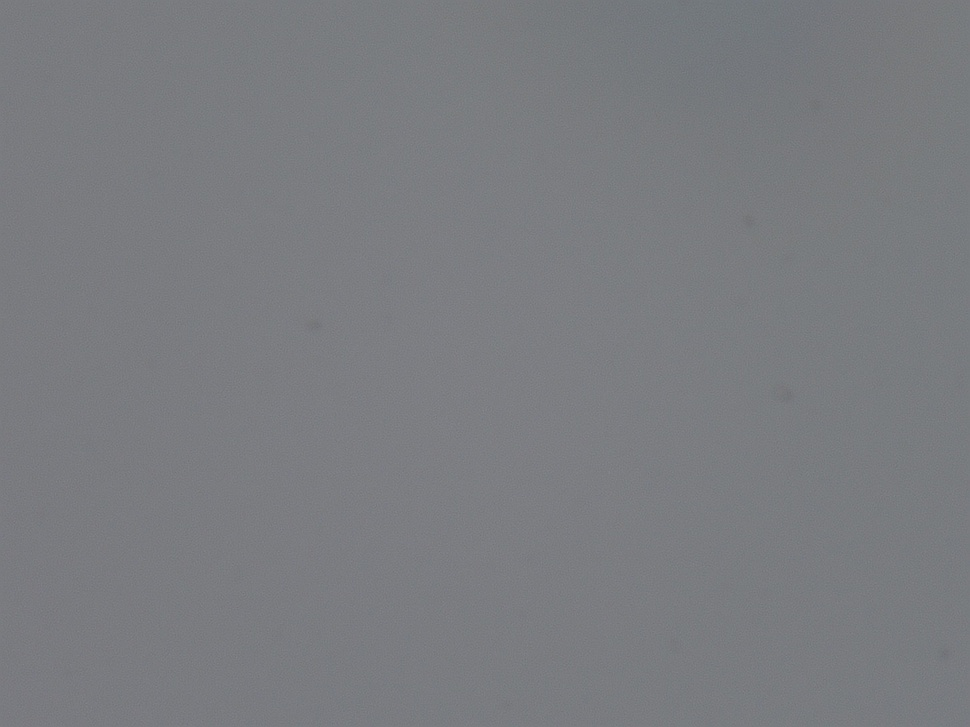
#> input picture D16 2 Alpha-syn NP 2500x Full Coaxial.jpg, 970 x 727 px, shrunk from 2880 x 2160 before the run
$ python original.py --file 'D16 2 Alpha-syn NP 2500x Full Coaxial.jpg'
#> lines starting #> are read from the running program, lines starting #| are printed output that depends on the picture
import os
import numpy as np
from PIL import Image
import matplotlib.pyplot as plt
import argparse
import cv2
from math import gcd, sqrt
from matplotlib.widgets import RectangleSelector
from collections import defaultdict
# python3 original.py -f '2500X Batch 1&2\W16aNP 2500x Full coaxial.jpg' -s 10

parser = argparse.ArgumentParser()
parser.add_argument('-f', '--file', help='File to be analyzed')
parser.add_argument('-s', '--scale', help='Scale in microns')
parser.add_argument('-a', '--area', help='Area threshold', type=int, default=3) # fibril areas under this threshold are ignored
parser.add_argument('-t', '--threshold', help='Background threshold', type=int, default=120) # threshold predetermined separating fibrils from background
args = parser.parse_args()
file_path = args.file
scale = args.scale
area_threshold = args.area
threshold = args.threshold

img_path = os.path.join("", file_path)
with Image.open(img_path) as img:
#> img is the input picture: PIL image 970x727 RGB; mean R, G, B 122.1, 123.8, 127.8
    arr = np.array(img)


# convert frame to grayscale
arr = cv2.cvtColor(arr, cv2.COLOR_BGR2GRAY)
shape = arr.shape
#> shape = (727, 970)

fig, ax = plt.subplots()

scale_location = None
def onselect(eclick, erelease):
    global scale_location
    x1, y1 = eclick.xdata, eclick.ydata
    x2, y2 = erelease.xdata, erelease.ydata
    print(f"Selected scale coordinates: ({x1}, {y1}) to ({x2}, {y2})")
    scale_location = [(int(y1), int(x1)), (int(y2), int(x2))]

if scale != None:
    ax.imshow(arr, cmap="gray")
    rect_selector = RectangleSelector(ax, onselect, useblit=True, button=[1], spancoords='pixels')
    plt.show()

plt.imshow(arr, cmap="gray")
plt.show()

arr[arr > threshold] = 255 # create binary image where background values are 255, and fibrils are anything less than 255
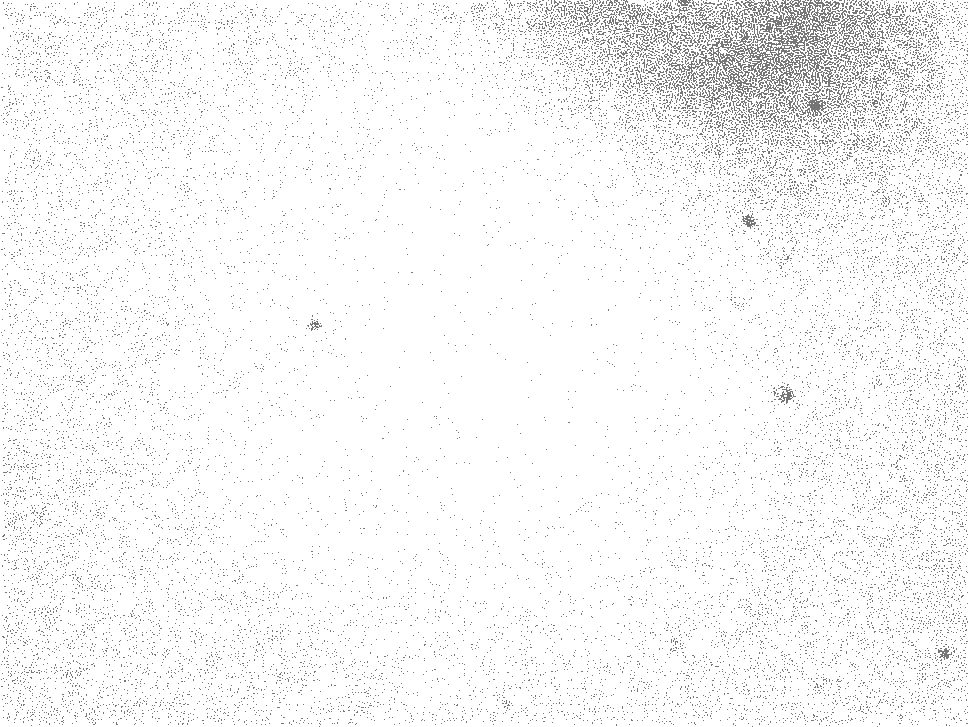
#> arr: shape (727, 970); min 109, max 255, mean 247
# don't need to set anything less than threshold to 0. we can treat values < 255 as 0.

plt.imshow(arr, cmap="gray")
plt.show()

if scale != None:
    print("Scale location", scale_location)
    scale_length = 0
    for row in range(scale_location[0][0], scale_location[1][0] + 1):
        length = 0
        for col in range(scale_location[0][1], scale_location[1][1] + 1):
            if arr[row][col] < 255:
                length += 1
        scale_length = max(scale_length, length)
    print("Scale's length is", scale_length, "pixels")


alreadySeen = set()
def findFibrilData(startingPoint):
    # helper function to find the area and boundaries of a fibril
    if startingPoint in alreadySeen: # already seen this point
        return 0, [], [0, 0], [0, 0]
    if arr[startingPoint[0]][startingPoint[1]] == 255: # this point is part of the background
        return 0, [], [0, 0], [0, 0]

    fibril = [[255 for i in range(shape[1])] for j in range(shape[0])]

    top_left = [len(arr), len(arr[0])] # tuple of top-left corner of the rectangular region containining the fibril
    bottom_right = [0, 0] # tuple of the bottom-right corner of the region containing the fibril
    totalPixelCount = 0 # area of fibril

    queue = [startingPoint]
    while len(queue) > 0:
        # starting from initial point, enqueue surrounding points. dequeue the points and continue.
        # eventually, the boundaries of the fibril will be found
        point = queue.pop()

        if point in alreadySeen:
            continue
        alreadySeen.add(point)


        if (point[0] - 1 > 0 and (arr[point[0] - 1][point[1]] < 255)):
            queue.append((point[0] - 1, point[1]))
            fibril[point[0] - 1][point[1]] = 0
        if (point[0] - 1 > 0 and point[1] - 1 > 0 and (arr[point[0] - 1][point[1] - 1] < 255)):
            queue.append((point[0] - 1, point[1] - 1))
            fibril[point[0] - 1][point[1] - 1] = 0
        if (point[0] > 0 and point[1] - 1 > 0 and (arr[point[0]][point[1] - 1] < 255)):
            queue.append((point[0], point[1] - 1))
            fibril[point[0]][point[1] - 1] = 0
        if (point[0] + 1 < len(arr) and (arr[point[0] + 1][point[1]] < 255)):
            queue.append((point[0] + 1, point[1]))
            fibril[point[0] + 1][point[1]] = 0
        if (point[1] + 1 < len(arr[0]) and (arr[point[0]][point[1] + 1] < 255)):
            queue.append((point[0], point[1] + 1))
            fibril[point[0]][point[1] + 1] = 0
        if (point[0] + 1 < len(arr) and point[1] + 1 < len(arr[0]) and (arr[point[0] + 1][point[1] + 1] < 255)):
            queue.append((point[0] + 1, point[1] + 1))
            fibril[point[0] + 1][point[1] + 1] = 0
        if (point[0] + 1 < len(arr) and point[1] - 1 > 0 and (arr[point[0] + 1][point[1] - 1] < 255)):
            queue.append((point[0] + 1, point[1] - 1))
            fibril[point[0] + 1][point[1] - 1] = 0
        if (point[0] - 1 > 0 and point[1] + 1 < len(arr[0]) and (arr[point[0] - 1][point[1] + 1] < 255)):
            queue.append((point[0] - 1, point[1] + 1))
            fibril[point[0] - 1][point[1] + 1] = 0

        if arr[point[0]][point[1]] < 255: # if the point dequeued belongs to the fibril
            top_left[0] = min(point[0], top_left[0]) # update top-left
            top_left[1] = min(point[1], top_left[1])

            bottom_right[0] = max(point[0], bottom_right[0]) # update bottom-right
            bottom_right[1] = max(point[1], bottom_right[1])

            totalPixelCount += 1 # increase area

    if totalPixelCount < area_threshold:
        return 0, [], [0, 0], [0, 0]

    if (top_left != [len(arr), len(arr[0])] and bottom_right != [0, 0]):
        print("Detected fibril from (" + str(top_left[0])  + ", " + str(top_left[1]) + ") to (" + str(bottom_right[0]) + ", " + str(bottom_right[1]) + ") with area", totalPixelCount, end=" ")

    return totalPixelCount, fibril, top_left, bottom_right

#> (the run stopped early here; a loop or call above may not have finished)
